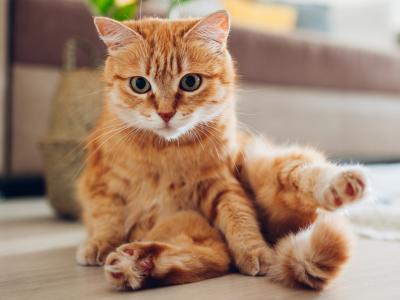
#> input picture Tecnicas de interpolación/Fig/img1.jpg, 400 x 300 px
$ jupyter execute --allow-errors Tecnicas_de_interpolacion.ipynb
#> lines starting #> are read from the running program, lines starting #| are printed output that depends on the picture; after the words box and inside, x2 and y2 are one past the last pixel; in counts of white or black regions, pixels touching at a corner belong together
<center>
<h1> SOLUCIÓN TAREA 1</h1>
<h3>Diego Godoy Rojas & Luis Carlos Diaz </h3>
</center>

Empezamos cargando la imagen junto con las librerias que se van utilizar:

[cell 1]
#IMPORTAR LIBRERIAS
import cv2
from IPython.display import Image
import numpy as np
from matplotlib import pyplot as plt

[cell 2]
#CARGAR LA IMAGEN
img = cv2.imread('Fig/img1.jpg', 0)
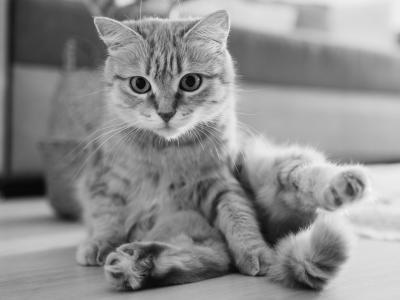
#> img: shape (300, 400); min 1, max 247, mean 141.3
#VISUALIZAR LA IMAGEN
plt.title("IMAGEN ORIGINAL")
#> (this line was passed over: IPython is not available in this run)
plt.figure(1,figsize=[7, 7])
#> (this line was passed over: IPython is not available in this run)
plt.imshow(img, cmap='gray')
#> (this line was passed over: IPython is not available in this run)

**<h1>PRIMER PUNTO</h1>**
<h3>Estudiar e implementar (usar) las principales técnicas de interpolación:</h3>
        <ul>
            <li>Vecino más cercano.</li>
            <li>Bilineal.</li>
            <li>Bicubica.</li>
            <li>B-splines.</li>
       </ul></h3>

**Vecino más cercano**
 <ul>
<li>Es un método básico.</li>
<li>Solo tiene en cuenta un píxel: el más cercano al punto interpolado.</li>
<li>Simplemente aumenta el tamaño de cada píxel.</li>
       </ul>

**Bilineal**
<ul>
<li>Tiene en cuenta los valores en los píxeles conocidos que rodean a uno dado en una vecindad de los 2x2 píxeles más cercanos.</li>
<li>Se toma el promedio ponderado de estos 4 píxeles y se calcula el valor interpolado.</li>
<li>El resultado está más suavizado que las imágenes obtenidas utilizando el método del vecino más cercano.</li>
       </ul>


**Bicubica**
<ul><li>Un paso más allá del caso bilineal es considerar la vecindad de los 4x4 píxeles conocidos más cercanos, es decir, un total de 16 píxeles.</li>
<li>Como están situados a distancias distintas del píxel de valor desconocido, se da mayor peso en el cálculo a los más cercanos.</li>
<li>Produce imágenes más nítidas que los dos métodos anteriores.</li>
   </ul>

**B-splines**
<ul>
    <li>Este método de interpolación determina el color de un pixel "desconocido" basándose en el ajuste local de funciones polinómicas de determinado grado en las que las variables independientes son X e Y. El valor final del pixel va a depender de los puntos establecidos mediante la funcion que el pixel tomara como referencia</li>
    </ul>

Adicional a estos existen muchos otros metodos de interpolación que se pueden aplicar a una imagen, algunos de ellos observados sobre una imagen generada aleatoriamente son:

[cell 3]
methods = [None, 'none', 'nearest', 'bilinear', 'bicubic', 'spline16',
           'spline36', 'hanning', 'hamming', 'hermite', 'kaiser', 'quadric',
           'catrom', 'gaussian', 'bessel', 'mitchell', 'sinc', 'lanczos']

grid = np.random.rand(5, 5)

#> (the rest of this cell did not finish here and is left out)

Una vez cargada la imagen, realizamos un acercamiento a la zona correspondiente a los ojos del gato, al ser una operación geométrica tambien se deben realizar diversos procesos de interpolación para comparar su desempeño entre los cuales tenemos:

[cell 4]
#PLOTEAMOS EL ACERCAMIENTO CON DIFERENTES INTERPOLACIONES

plt.figure(1,figsize=[15, 15])
#> (this line was passed over: IPython is not available in this run)
#> (the rest of this cell did not finish here and is left out)

**<h1>SEGUNDO PUNTO</h1>**

Evaluar el desempeño de las técnicas de interpolación implementadas

Con la **interpolación de vecino mas cercano** la imagen obtenida esta pixelada debio a que el procedimiento consiste en agrandar cada uno de los pixeles de la imagen original, en cuanto a la **interpolación bilineal** se puede decir que se redujo el pixelado notablemente, obteniendo una imagen con mejor calidad y nitidez. La **interpolación bicubica** elimina completamente el pixelado pero compromete la nitidez de la imagen. Finalmente el metodo Bspline muestra un resultado similar a la interpolación bilineal, con la diferencia de que los contornos son mas pronunciados, el cambio de un nivel de gris al otro es mas pronunciado con lo cual se puede decir que la imagen es mas nitida.

**<h1>TERCER PUNTO</h1>**

Desarrollar una función para rotar de imágenes, cuyo parámetro de entrada sea el ángulo de rotación y cuya salida sea la imagen rotada y debidamente interpolada.

<h3>3.Desarrollar una función para rotar de imágenes, cuyo parámetro de entrada sea el ángulo de rotación y cuya salida sea la imagen rotada y debidamente interpolada.</h3>
<p>Para rotar las imagenes se usa la formula:</p>
<br>
$\left[ \begin{array}{c} x' \\ y' \end{array} \right] =
\left[ \begin{array}{cc} cos(\theta) & -sin(\theta) \\ sin(\theta) & cos(\theta) \end{array} \right]
\left[ \begin{array}{c} x \\ y \end{array} \right]$
<br>
<p>Donde a cada pixel se le asigna una nueva posición, debido a la naturaleza continua de las funciones trigonométricas usadas en la rotación algunos pixeles de la imagen de salida quedan vacios, fenomeno que se conoce como Aliasing.</p>
<table>
    <tr>
        <th style="font-size:18px; text-align:center">Imagen original</th>
        <th style="font-size:18px; text-align:center">Sin interpolación</th>
    </tr>
    <tr>
        <td></td>
        <td></td>
    </tr>
</table>
<p>Para solucionar este inconveniente es preciso interpolar los espacios vacios, para estó se implementan dos interpolaciones. En primer lugar la interpolacion de vecino cercano asigna el valor del pixel mas cercano al espacio vacio, por otro lado la interpolación bilineal toma los cuatro pixeles que están alrededor del espacio vacio y realiza un promedio.</p>
<table>
    <tr>
        <th style="font-size:18px; text-align:center">Interpolación de vecino cercano</th>
        <th style="font-size:18px; text-align:center">Interpolación bilineal</th>
    </tr>
    <tr>
        <td></td>
        <td></td>
    </tr>
</table>
<p>A primera vista no hay mucha diferencia entre ellas, pero al hacer un acercamiento se puede ver que para el caso del vecino cercano la imagen es algo pixelada y los contornos no son suaves, en cambio para la imagen con interpolación lineal se pueden ver contornos suaves y el pixelado no es tan notorio.</p>
<table width="700" border="1" text-align="center">
    <tr>
        <th style="font-size:18px; text-align:center">Sin interpolación</th>
        <th style="font-size:18px; text-align:center">Interpolación de vecino cercano</th>
        <th style="font-size:18px; text-align:center">Interpolación bilineal</th>
    </tr>
    <tr>
        <td></td>
        <td></td>
        <td></td>
    </tr>
</table>

[cell 5]
#FUNCION PARA REALIZAR LA INTERPOLACION DESEADA
def interpolate(image,x,y,method):
    '''
    - Vecino mas cercano = 'nearest'
    - Bilineal = 'bilinear'
    '''
    if method=="nearest":
        image[x,y]=image[x,y-1]
    if method=="bilinear":
        suma=0
        cont=0
        for a in [-1,1]:
            if 0<x+a<image.shape[0]:
                suma+=image[x+a,y]
                cont+=1
            if 0<y+a<image.shape[1]:
                suma+=image[x,y+a]
                cont+=1
        image[x,y]=suma/cont

#FUNCIÓN PARA ROTAR LA IMAGEN
def rotateImage(inputImage, angle, interpolation):
    #DEFINICIÓN DE LA IMAGEN DE SALIDA
#> called with angle = 50, interpolation = 'none'
    shape=inputImage.shape
#> shape = (300, 400)
    outputImage = np.ones(shape)
    pixelCheck  = np.zeros(shape)
    angleRad    = np.deg2rad(angle)
    #ROTACIÓN A PARTIR DE LA MATRIZ DE TRANSFORMACIÓN (ROTACIÓN)
    for i in range(shape[0]):
        for j in range(shape[1]):
            x=i-shape[0]/2
            y=j-shape[1]/2

            xp=np.cos(angleRad)*x-np.sin(angleRad)*y
            yp=np.sin(angleRad)*x+np.cos(angleRad)*y

            xp=xp+shape[0]/2
            yp=yp+shape[1]/2

            xp=round(xp)
            yp=round(yp)
            #MASCARA PARA REGISTRAR LOS PIXELES CORRESPONDIENTES A LA IMAGEN
            if 0<=xp<shape[0] and 0<=yp<shape[1]:
                outputImage[xp,yp]=inputImage[i,j]
                pixelCheck[xp,yp] = 1
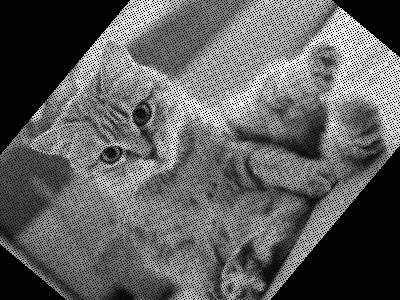
#> outputImage: shape (300, 400) float64; min 1, max 247, mean 91.7
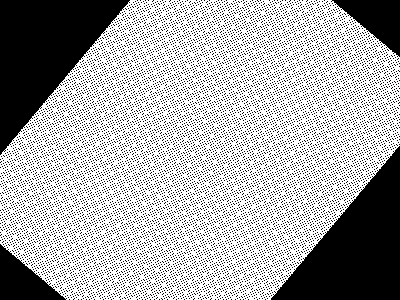
#> pixelCheck: shape (300, 400) float64; values 0 (black) and 1 (white), 66.6% white; 14178 black regions (14174 under 20 px), largest, box (x1, y1, x2, y2) and area: (0, 0, 130, 155) 10169, (271, 146, 400, 300) 10081, (331, 0, 400, 57) 1986, (0, 244, 67, 300) 1889
    #SE REALIZA LA COMPROBACIÓN E INTERPOLACIÓN DE LOS PIXELES NO VALIDOS
    for i in range(shape[0]):
        for j in range(shape[1]):
            if pixelCheck[i,j]==0:
                validation=0
                for a in [-1,1]:
                    if 0<i+a<pixelCheck.shape[0] and pixelCheck[i+a,j]==1:
                        validation=1
                    if 0<j+a<pixelCheck.shape[1] and pixelCheck[i,j+a]==1:
                        validation=1
                if validation>0:
                    interpolate(outputImage,i,j,interpolation)
    return outputImage

[cell 6]
#DEFINIMOS EL ANGULO CON EL QUE QUEREMOS ROTAR LA IMAGEN
angulod=50

img        = cv2.imread('img1.jpg',0)
imgRotNone = rotateImage(img,angulod,"none")
imgRotNear = rotateImage(img,angulod,"nearest")
#> call 2 of rotateImage, with angle = 50, interpolation = 'nearest'
#> after the loop in rotateImage (call 2), `for i in range(shape[0]):`:
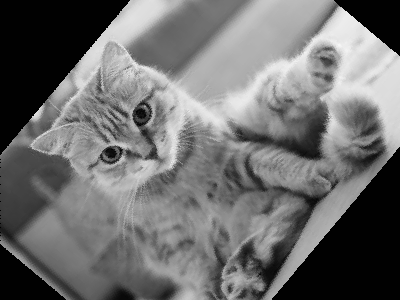
#> outputImage: shape (300, 400) float64; 13.54% of pixels changed, all inside (x1, y1, x2, y2) = (1, 0, 400, 300)
imgRotBili = rotateImage(img,angulod,"bilinear")
#> call 3 of rotateImage, with angle = 50, interpolation = 'bilinear'
#> after the loop in rotateImage (call 3), `for i in range(shape[0]):`:
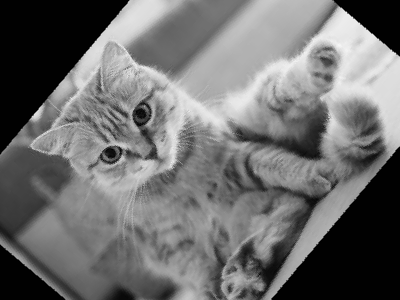
#> outputImage: shape (300, 400) float64; 13.76% of pixels changed, all inside (x1, y1, x2, y2) = (0, 0, 400, 300)
#GUARDAMOS LAS IMAGENES PARA USARLAS EN LA EXPLICACIÓN DE ARRIBA
cv2.imwrite("Fig/imgOriginl.jpg",img)
cv2.imwrite("Fig/imgRotNone.jpg",imgRotNone)
cv2.imwrite("Fig/imgRotNear.jpg",imgRotNear)
cv2.imwrite("Fig/imgRotBili.jpg",imgRotBili)

cv2.imwrite("Fig/imgRotNoneZoom.jpg",imgRotNone[100:150,100:150])
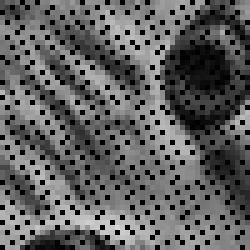
#> saved as imgRotNoneZoom.jpg: shape (50, 50) (shown 5 times larger); min 1, max 214, mean 95
cv2.imwrite("Fig/imgRotNearZoom.jpg",imgRotNear[100:150,100:150])
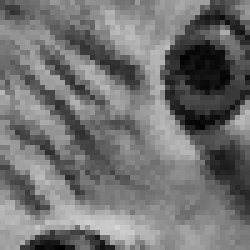
#> saved as imgRotNearZoom.jpg: shape (50, 50) (shown 5 times larger); min 1, max 214, mean 114.1
cv2.imwrite("Fig/imgRotBiliZoom.jpg",imgRotBili[100:150,100:150])
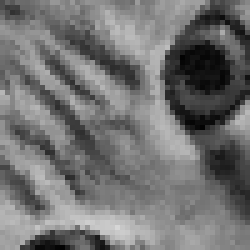
#> saved as imgRotBiliZoom.jpg: shape (50, 50) (shown 5 times larger); min 1, max 214, mean 114

plt.figure(1,figsize=[5, 5])
#> (this line was passed over: IPython is not available in this run)
plt.imshow(img, cmap=plt.cm.gray)
#> (this line was passed over: IPython is not available in this run)
plt.figure(2,figsize=[5, 5])
#> (this line was passed over: IPython is not available in this run)
plt.imshow(imgRotNone, cmap=plt.cm.gray)
plt.figure(3,figsize=[5, 5])
plt.imshow(imgRotNear, cmap=plt.cm.gray)
plt.figure(4,figsize=[5, 5])
plt.imshow(imgRotBili, cmap=plt.cm.gray)
